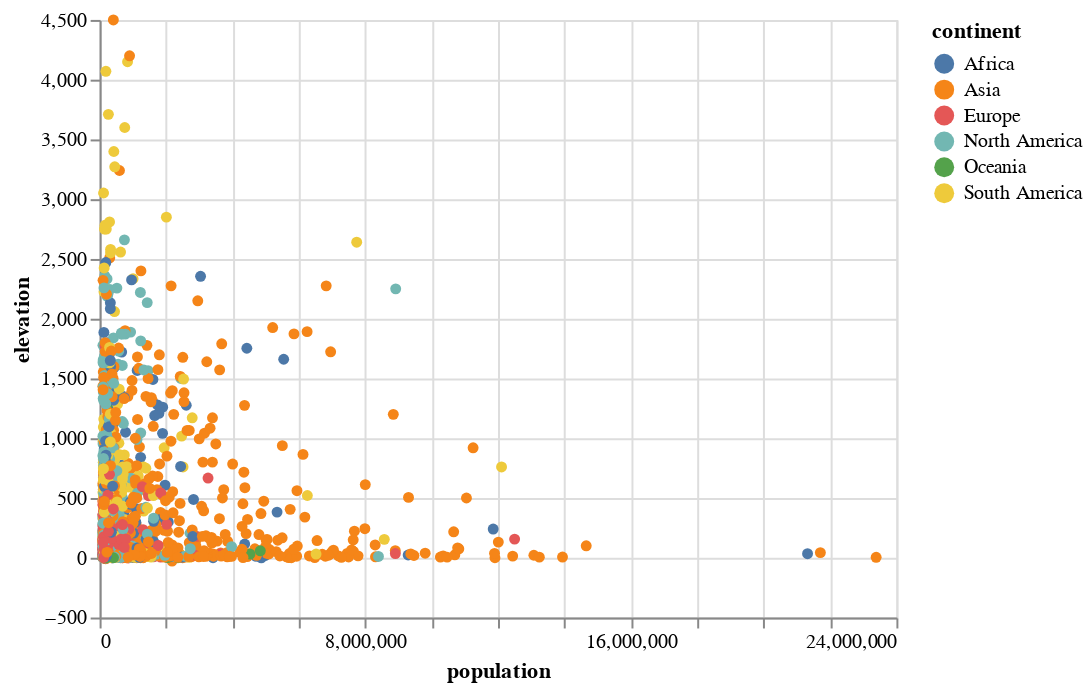

Notebook cell for this chart:
### Markdown cell above
The following block is identical to the one above. Except now the chart will be accompanied by a country selector, and not an interactive legend.

### Code cell
alt.Chart(cities).mark_circle().encode(
    x='population',
    y='elevation',
    tooltip=['name', 'country'],
    color = 'continent',
    opacity=alt.condition(selection, alt.value(1), alt.value(0))
).add_selection(selection)

### Figure 1 — Vega-Lite specification as saved in the notebook (floating-point values rounded to 4 significant figures; data arrays with more than 128 entries replaced by an {"elided": "..."} marker saying what was removed)
{"config": {"view": {"continuousWidth": 400, "continuousHeight": 300}}, "data": {"name": "data-1ec273cb64836579c32d2ad18c5cc809"}, "mark": "circle", "encoding": {"color": {"type": "nominal", "field": "continent"}, "opacity": {"condition": {"value": 1, "selection": "selector004"}, "value": 0}, "tooltip": [{"type": "nominal", "field": "name"}, {"type": "nominal", "field": "country"}], "x": {"type": "quantitative", "field": "population"}, "y": {"type": "quantitative", "field": "elevation"}}, "selection": {"selector004": {"type": "single", "fields": ["country"], "bind": {"input": "select", "options": {"elided": "159 str values"}, "name": "Select a country"}}}, "$schema": "https://vega.github.io/schema/vega-lite/v4.8.1.json", "datasets": {"data-1ec273cb64836579c32d2ad18c5cc809": {"elided": "1848 records"}}}
